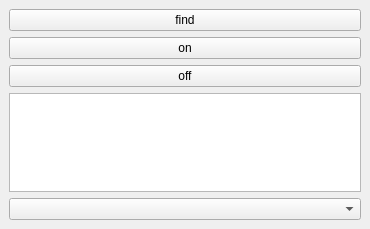
<?xml version="1.0" encoding="UTF-8"?>
<ui version="4.0">
 <class>tapblut</class>
 <widget class="QMainWindow" name="tapblut">
  <property name="geometry">
   <rect>
    <x>0</x>
    <y>0</y>
    <width>370</width>
    <height>229</height>
   </rect>
  </property>
  <property name="windowTitle">
   <string>tapblut</string>
  </property>
  <widget class="QWidget" name="centralwidget">
   <layout class="QGridLayout" name="gridLayout">
    <item row="2" column="0">
     <widget class="QPushButton" name="off">
      <property name="text">
       <string>off</string>
      </property>
     </widget>
    </item>
    <item row="0" column="0">
     <widget class="QPushButton" name="find">
      <property name="text">
       <string>find</string>
      </property>
     </widget>
    </item>
    <item row="3" column="0">
     <widget class="QListWidget" name="list"/>
    </item>
    <item row="1" column="0">
     <widget class="QPushButton" name="on">
      <property name="text">
       <string>on</string>
      </property>
     </widget>
    </item>
    <item row="4" column="0">
     <widget class="QComboBox" name="combo"/>
    </item>
   </layout>
  </widget>
 </widget>
 <resources/>
 <connections/>
</ui>
